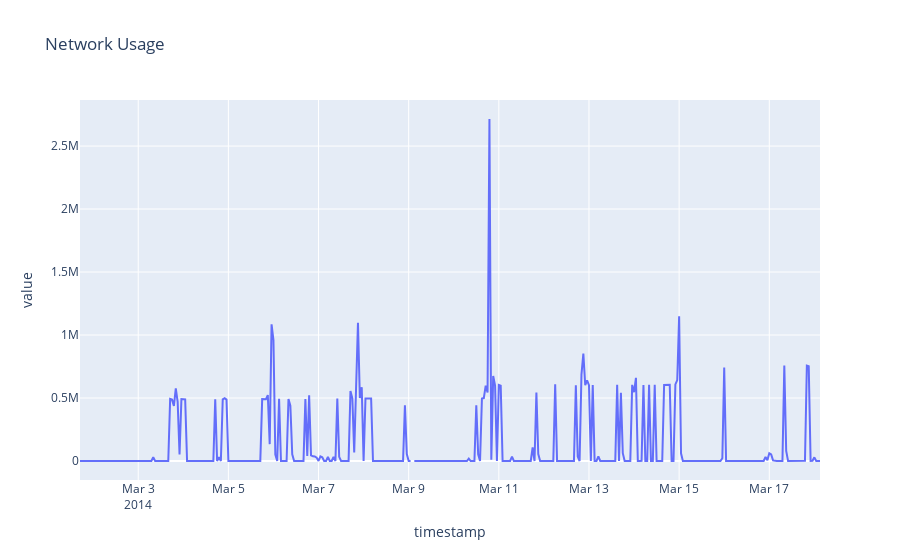

Here is the notebook cell this chart was saved with:
### Code cell
#express to plot entire data
fig = px.line(df.reset_index(), x='timestamp', y='value', title='Network Usage')
#slider
fig.show()

### Figure 1 — Plotly figure (JSON) as saved in the notebook; plotly's stock layout.template omitted (floating-point values rounded to 4 significant figures; data arrays with more than 128 entries replaced by an {"elided": "..."} marker saying what was removed)
{"data": [{"hovertemplate": "timestamp=%{x}<br>value=%{y}<extra></extra>", "legendgroup": "", "line": {"color": "#636efa", "dash": "solid"}, "marker": {"symbol": "circle"}, "mode": "lines", "name": "", "orientation": "v", "showlegend": false, "type": "scatter", "x": {"elided": "395 str values"}, "xaxis": "x", "y": {"elided": "395 float values"}, "yaxis": "y"}], "layout": {"autosize": true, "legend": {"tracegroupgap": 0}, "title": {"text": "Network Usage"}, "xaxis": {"anchor": "y", "autorange": true, "domain": [0, 1], "range": ["2014-03-01 17:00", "2014-03-18 03:00"], "title": {"text": "timestamp"}, "type": "date"}, "yaxis": {"anchor": "x", "autorange": true, "domain": [0, 1], "range": [-150800.0, 2866000.0], "title": {"text": "value"}, "type": "linear"}}}
